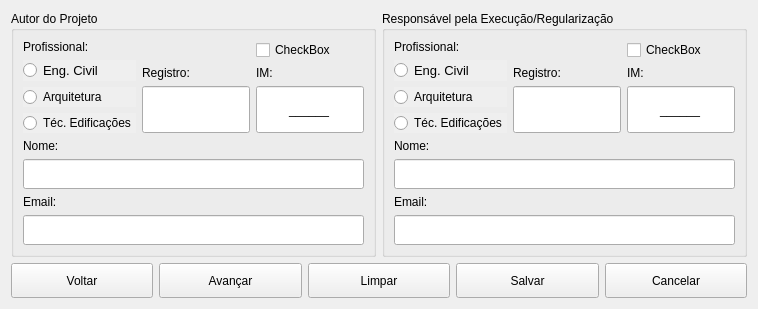
       <widget class="QWidget" name="tabTecnico">
        <attribute name="title">
         <string>Técnico</string>
        </attribute>
        <layout class="QVBoxLayout" name="verticalLayout_6">
         <item>
          <layout class="QVBoxLayout" name="verticalLayout_5">
           <item>
            <layout class="QGridLayout" name="gridLayout_6">
             <item row="0" column="0">
              <widget class="QGroupBox" name="groupBox_6">
               <property name="maximumSize">
                <size>
                 <width>16777215</width>
                 <height>300</height>
                </size>
               </property>
               <property name="sizeIncrement">
                <size>
                 <width>0</width>
                 <height>0</height>
                </size>
               </property>
               <property name="title">
                <string>Autor do Projeto</string>
               </property>
               <layout class="QGridLayout" name="gridLayout_8">
                <item row="0" column="0">
                 <layout class="QGridLayout" name="gridLayout_7" columnminimumwidth="2,2,1">
                  <item row="2" column="0" colspan="3">
                   <layout class="QVBoxLayout" name="verticalLayout_27">
                    <item>
                     <widget class="QLabel" name="labelProjetoNome">
                      <property name="sizePolicy">
                       <sizepolicy hsizetype="Preferred" vsizetype="Fixed">
                        <horstretch>0</horstretch>
                        <verstretch>0</verstretch>
                       </sizepolicy>
                      </property>
                      <property name="text">
                       <string>Nome:</string>
                      </property>
                     </widget>
                    </item>
                    <item>
                     <widget class="QLineEdit" name="lineEditProjetoNome">
                      <property name="sizePolicy">
                       <sizepolicy hsizetype="Expanding" vsizetype="Minimum">
                        <horstretch>0</horstretch>
                        <verstretch>0</verstretch>
                       </sizepolicy>
                      </property>
                      <property name="minimumSize">
                       <size>
                        <width>0</width>
                        <height>30</height>
                       </size>
                      </property>
                      <property name="inputMask">
                       <string/>
                      </property>
                      <property name="placeholderText">
                       <string/>
                      </property>
                     </widget>
                    </item>
                   </layout>
                  </item>
                  <item row="1" column="2">
                   <layout class="QVBoxLayout" name="verticalLayout_28">
                    <item>
                     <widget class="QLabel" name="labelProjetoInscricao">
                      <property name="sizePolicy">
                       <sizepolicy hsizetype="Preferred" vsizetype="Fixed">
                        <horstretch>0</horstretch>
                        <verstretch>0</verstretch>
                       </sizepolicy>
                      </property>
                      <property name="text">
                       <string>IM:</string>
                      </property>
                      <property name="alignment">
                       <set>Qt::AlignLeading|Qt::AlignLeft|Qt::AlignVCenter</set>
                      </property>
                     </widget>
                    </item>
                    <item>
                     <widget class="QLineEdit" name="lineEditProjetoInscricao">
                      <property name="sizePolicy">
                       <sizepolicy hsizetype="Expanding" vsizetype="Minimum">
                        <horstretch>0</horstretch>
                        <verstretch>0</verstretch>
                       </sizepolicy>
                      </property>
                      <property name="minimumSize">
                       <size>
                        <width>0</width>
                        <height>30</height>
                       </size>
                      </property>
                      <property name="inputMask">
                       <string>000000;_</string>
                      </property>
                      <property name="alignment">
                       <set>Qt::AlignCenter</set>
                      </property>
                      <property name="placeholderText">
                       <string/>
                      </property>
                     </widget>
                    </item>
                   </layout>
                  </item>
                  <item row="3" column="0" colspan="3">
                   <layout class="QVBoxLayout" name="verticalLayout_11">
                    <item>
                     <widget class="QLabel" name="labelProjetoEmail">
                      <property name="sizePolicy">
                       <sizepolicy hsizetype="Preferred" vsizetype="Fixed">
                        <horstretch>0</horstretch>
                        <verstretch>0</verstretch>
                       </sizepolicy>
                      </property>
                      <property name="text">
                       <string>Email:</string>
                      </property>
                     </widget>
                    </item>
                    <item>
                     <widget class="QLineEdit" name="lineEditProjetoEmail">
                      <property name="sizePolicy">
                       <sizepolicy hsizetype="Expanding" vsizetype="Minimum">
                        <horstretch>0</horstretch>
                        <verstretch>0</verstretch>
                       </sizepolicy>
                      </property>
                      <property name="minimumSize">
                       <size>
                        <width>0</width>
                        <height>30</height>
                       </size>
                      </property>
                      <property name="inputMask">
                       <string/>
                      </property>
                      <property name="placeholderText">
                       <string/>
                      </property>
                     </widget>
                    </item>
                   </layout>
                  </item>
                  <item row="1" column="1">
                   <layout class="QVBoxLayout" name="verticalLayout_45">
                    <item>
                     <widget class="QLabel" name="labelProjetoRegistro_3">
                      <property name="sizePolicy">
                       <sizepolicy hsizetype="Preferred" vsizetype="Fixed">
                        <horstretch>0</horstretch>
                        <verstretch>0</verstretch>
                       </sizepolicy>
                      </property>
                      <property name="text">
                       <string>Registro:</string>
                      </property>
                      <property name="alignment">
                       <set>Qt::AlignLeading|Qt::AlignLeft|Qt::AlignVCenter</set>
                      </property>
                     </widget>
                    </item>
                    <item>
                     <widget class="QLineEdit" name="lineEditProjetoRegistro_3">
                      <property name="sizePolicy">
                       <sizepolicy hsizetype="Expanding" vsizetype="Minimum">
                        <horstretch>0</horstretch>
                        <verstretch>0</verstretch>
                       </sizepolicy>
                      </property>
                      <property name="minimumSize">
                       <size>
                        <width>0</width>
                        <height>30</height>
                       </size>
                      </property>
                      <property name="maximumSize">
                       <size>
                        <width>16777215</width>
                        <height>16777215</height>
                       </size>
                      </property>
                      <property name="inputMask">
                       <string/>
                      </property>
                      <property name="alignment">
                       <set>Qt::AlignCenter</set>
                      </property>
                      <property name="placeholderText">
                       <string/>
                      </property>
                     </widget>
                    </item>
                   </layout>
                  </item>
                  <item row="0" column="0" rowspan="2">
                   <layout class="QVBoxLayout" name="verticalLayout_30">
                    <item>
                     <widget class="QLabel" name="labelProjetoNome_2">
                      <property name="sizePolicy">
                       <sizepolicy hsizetype="Preferred" vsizetype="Fixed">
                        <horstretch>0</horstretch>
                        <verstretch>0</verstretch>
                       </sizepolicy>
                      </property>
                      <property name="text">
                       <string>Profissional:</string>
                      </property>
                     </widget>
                    </item>
                    <item>
                     <layout class="QVBoxLayout" name="verticalLayout_31">
                      <item>
                       <widget class="QRadioButton" name="radioButtonProjetoEngCivil_2">
                        <property name="font">
                         <font>
                          <family>Arial</family>
                          <pointsize>10</pointsize>
                          <underline>false</underline>
                         </font>
                        </property>
                        <property name="autoFillBackground">
                         <bool>true</bool>
                        </property>
                        <property name="text">
                         <string>Eng. Civil</string>
                        </property>
                       </widget>
                      </item>
                      <item>
                       <widget class="QRadioButton" name="radioButtonProjetoArquitetura_2">
                        <property name="autoFillBackground">
                         <bool>true</bool>
                        </property>
                        <property name="text">
                         <string>Arquitetura</string>
                        </property>
                       </widget>
                      </item>
                      <item>
                       <widget class="QRadioButton" name="radioButtonProjetoEdificacoes_2">
                        <property name="autoFillBackground">
                         <bool>true</bool>
                        </property>
                        <property name="text">
                         <string>Téc. Edificações</string>
                        </property>
                       </widget>
                      </item>
                     </layout>
                    </item>
                   </layout>
                  </item>
                  <item row="0" column="2">
                   <widget class="QCheckBox" name="checkBox">
                    <property name="text">
                     <string>CheckBox</string>
                    </property>
                   </widget>
                  </item>
                 </layout>
                </item>
               </layout>
              </widget>
             </item>
             <item row="0" column="1">
              <widget class="QGroupBox" name="groupBox_7">
               <property name="maximumSize">
                <size>
                 <width>16777215</width>
                 <height>300</height>
                </size>
               </property>
               <property name="title">
                <string>Responsável pela Execução/Regularização</string>
               </property>
               <layout class="QGridLayout" name="gridLayout_10">
                <item row="0" column="0">
                 <layout class="QGridLayout" name="gridLayout_11" columnminimumwidth="2,2,1">
                  <item row="2" column="0" colspan="3">
                   <layout class="QVBoxLayout" name="verticalLayout_41">
                    <item>
                     <widget class="QLabel" name="labelProjetoNome_5">
                      <property name="sizePolicy">
                       <sizepolicy hsizetype="Preferred" vsizetype="Fixed">
                        <horstretch>0</horstretch>
                        <verstretch>0</verstretch>
                       </sizepolicy>
                      </property>
                      <property name="text">
                       <string>Nome:</string>
                      </property>
                     </widget>
                    </item>
                    <item>
                     <widget class="QLineEdit" name="lineEditProjetoNome_3">
                      <property name="sizePolicy">
                       <sizepolicy hsizetype="Expanding" vsizetype="Minimum">
                        <horstretch>0</horstretch>
                        <verstretch>0</verstretch>
                       </sizepolicy>
                      </property>
                      <property name="minimumSize">
                       <size>
                        <width>0</width>
                        <height>30</height>
                       </size>
                      </property>
                      <property name="inputMask">
                       <string/>
                      </property>
                      <property name="placeholderText">
                       <string/>
                      </property>
                     </widget>
                    </item>
                   </layout>
                  </item>
                  <item row="1" column="2">
                   <layout class="QVBoxLayout" name="verticalLayout_42">
                    <item>
                     <widget class="QLabel" name="labelProjetoInscricao_2">
                      <property name="sizePolicy">
                       <sizepolicy hsizetype="Preferred" vsizetype="Fixed">
                        <horstretch>0</horstretch>
                        <verstretch>0</verstretch>
                       </sizepolicy>
                      </property>
                      <property name="text">
                       <string>IM:</string>
                      </property>
                      <property name="alignment">
                       <set>Qt::AlignLeading|Qt::AlignLeft|Qt::AlignVCenter</set>
                      </property>
                     </widget>
                    </item>
                    <item>
                     <widget class="QLineEdit" name="lineEditProjetoInscricao_2">
                      <property name="sizePolicy">
                       <sizepolicy hsizetype="Expanding" vsizetype="Minimum">
                        <horstretch>0</horstretch>
                        <verstretch>0</verstretch>
                       </sizepolicy>
                      </property>
                      <property name="minimumSize">
                       <size>
                        <width>0</width>
                        <height>30</height>
                       </size>
                      </property>
                      <property name="inputMask">
                       <string>000000;_</string>
                      </property>
                      <property name="alignment">
                       <set>Qt::AlignCenter</set>
                      </property>
                      <property name="placeholderText">
                       <string/>
                      </property>
                     </widget>
                    </item>
                   </layout>
                  </item>
                  <item row="3" column="0" colspan="3">
                   <layout class="QVBoxLayout" name="verticalLayout_43">
                    <item>
                     <widget class="QLabel" name="labelProjetoEmail_3">
                      <property name="sizePolicy">
                       <sizepolicy hsizetype="Preferred" vsizetype="Fixed">
                        <horstretch>0</horstretch>
                        <verstretch>0</verstretch>
                       </sizepolicy>
                      </property>
                      <property name="text">
                       <string>Email:</string>
                      </property>
                     </widget>
                    </item>
                    <item>
                     <widget class="QLineEdit" name="lineEditProjetoEmail_3">
                      <property name="sizePolicy">
                       <sizepolicy hsizetype="Expanding" vsizetype="Minimum">
                        <horstretch>0</horstretch>
                        <verstretch>0</verstretch>
                       </sizepolicy>
                      </property>
                      <property name="minimumSize">
                       <size>
                        <width>0</width>
                        <height>30</height>
                       </size>
                      </property>
                      <property name="inputMask">
                       <string/>
                      </property>
                      <property name="placeholderText">
                       <string/>
                      </property>
                     </widget>
                    </item>
                   </layout>
                  </item>
                  <item row="1" column="1">
                   <layout class="QVBoxLayout" name="verticalLayout_46">
                    <item>
                     <widget class="QLabel" name="labelProjetoRegistro_5">
                      <property name="sizePolicy">
                       <sizepolicy hsizetype="Preferred" vsizetype="Fixed">
                        <horstretch>0</horstretch>
                        <verstretch>0</verstretch>
                       </sizepolicy>
                      </property>
                      <property name="text">
                       <string>Registro:</string>
                      </property>
                      <property name="alignment">
                       <set>Qt::AlignLeading|Qt::AlignLeft|Qt::AlignVCenter</set>
                      </property>
                     </widget>
                    </item>
                    <item>
                     <widget class="QLineEdit" name="lineEditProjetoRegistro_5">
                      <property name="sizePolicy">
                       <sizepolicy hsizetype="Expanding" vsizetype="Minimum">
                        <horstretch>0</horstretch>
                        <verstretch>0</verstretch>
                       </sizepolicy>
                      </property>
                      <property name="minimumSize">
                       <size>
                        <width>0</width>
                        <height>30</height>
                       </size>
                      </property>
                      <property name="inputMask">
                       <string/>
                      </property>
                      <property name="alignment">
                       <set>Qt::AlignCenter</set>
                      </property>
                      <property name="placeholderText">
                       <string/>
                      </property>
                     </widget>
                    </item>
                   </layout>
                  </item>
                  <item row="0" column="0" rowspan="2">
                   <layout class="QVBoxLayout" name="verticalLayout_44">
                    <item>
                     <widget class="QLabel" name="labelProjetoNome_6">
                      <property name="sizePolicy">
                       <sizepolicy hsizetype="Preferred" vsizetype="Fixed">
                        <horstretch>0</horstretch>
                        <verstretch>0</verstretch>
                       </sizepolicy>
                      </property>
                      <property name="text">
                       <string>Profissional:</string>
                      </property>
                     </widget>
                    </item>
                    <item>
                     <layout class="QVBoxLayout" name="verticalLayout_47">
                      <item>
                       <widget class="QRadioButton" name="radioButtonProjetoEngCivil_4">
                        <property name="font">
                         <font>
                          <family>Arial</family>
                          <pointsize>10</pointsize>
                          <underline>false</underline>
                         </font>
                        </property>
                        <property name="autoFillBackground">
                         <bool>true</bool>
                        </property>
                        <property name="text">
                         <string>Eng. Civil</string>
                        </property>
                       </widget>
                      </item>
                      <item>
                       <widget class="QRadioButton" name="radioButtonProjetoArquitetura_4">
                        <property name="autoFillBackground">
                         <bool>true</bool>
                        </property>
                        <property name="text">
                         <string>Arquitetura</string>
                        </property>
                       </widget>
                      </item>
                      <item>
                       <widget class="QRadioButton" name="radioButtonProjetoEdificacoes_4">
                        <property name="autoFillBackground">
                         <bool>true</bool>
                        </property>
                        <property name="text">
                         <string>Téc. Edificações</string>
                        </property>
                       </widget>
                      </item>
                     </layout>
                    </item>
                   </layout>
                  </item>
                  <item row="0" column="2">
                   <widget class="QCheckBox" name="checkBox_2">
                    <property name="text">
                     <string>CheckBox</string>
                    </property>
                   </widget>
                  </item>
                 </layout>
                </item>
               </layout>
              </widget>
             </item>
            </layout>
           </item>
           <item>
            <layout class="QHBoxLayout" name="horizontalLayout_3">
             <item>
              <widget class="QPushButton" name="commandLinkVoltarProcesso_5">
               <property name="sizePolicy">
                <sizepolicy hsizetype="Minimum" vsizetype="Minimum">
                 <horstretch>0</horstretch>
                 <verstretch>0</verstretch>
                </sizepolicy>
               </property>
               <property name="minimumSize">
                <size>
                 <width>0</width>
                 <height>35</height>
                </size>
               </property>
               <property name="maximumSize">
                <size>
                 <width>16777215</width>
                 <height>50</height>
                </size>
               </property>
               <property name="text">
                <string>Voltar</string>
               </property>
               <property name="icon">
                <iconset resource="resources.qrc">
                 <normaloff>:/img/icone_voltar.png</normaloff>:/img/icone_voltar.png</iconset>
               </property>
              </widget>
             </item>
             <item>
              <widget class="QPushButton" name="commandLinkAvancarProcesso_5">
               <property name="sizePolicy">
                <sizepolicy hsizetype="Minimum" vsizetype="Minimum">
                 <horstretch>0</horstretch>
                 <verstretch>0</verstretch>
                </sizepolicy>
               </property>
               <property name="minimumSize">
                <size>
                 <width>0</width>
                 <height>35</height>
                </size>
               </property>
               <property name="maximumSize">
                <size>
                 <width>16777215</width>
                 <height>50</height>
                </size>
               </property>
               <property name="text">
                <string>Avançar</string>
               </property>
               <property name="icon">
                <iconset resource="resources.qrc">
                 <normaloff>:/img/icone_avancar.png</normaloff>:/img/icone_avancar.png</iconset>
               </property>
              </widget>
             </item>
             <item>
              <widget class="QPushButton" name="commandLinkLimparProcesso_5">
               <property name="sizePolicy">
                <sizepolicy hsizetype="Minimum" vsizetype="Minimum">
                 <horstretch>0</horstretch>
                 <verstretch>0</verstretch>
                </sizepolicy>
               </property>
               <property name="minimumSize">
                <size>
                 <width>0</width>
                 <height>35</height>
                </size>
               </property>
               <property name="maximumSize">
                <size>
                 <width>16777215</width>
                 <height>50</height>
                </size>
               </property>
               <property name="text">
                <string>Limpar</string>
               </property>
               <property name="icon">
                <iconset resource="resources.qrc">
                 <normaloff>:/img/limpar.png</normaloff>:/img/limpar.png</iconset>
               </property>
              </widget>
             </item>
             <item>
              <widget class="QPushButton" name="commandLinkSalvarProcesso_5">
               <property name="sizePolicy">
                <sizepolicy hsizetype="Minimum" vsizetype="Minimum">
                 <horstretch>0</horstretch>
                 <verstretch>0</verstretch>
                </sizepolicy>
               </property>
               <property name="minimumSize">
                <size>
                 <width>0</width>
                 <height>35</height>
                </size>
               </property>
               <property name="maximumSize">
                <size>
                 <width>16777215</width>
                 <height>50</height>
                </size>
               </property>
               <property name="text">
                <string>Salvar</string>
               </property>
               <property name="icon">
                <iconset resource="resources.qrc">
                 <normaloff>:/img/icone_pin.png</normaloff>:/img/icone_pin.png</iconset>
               </property>
              </widget>
             </item>
             <item>
              <widget class="QPushButton" name="commandLinkCancelarProcesso_5">
               <property name="sizePolicy">
                <sizepolicy hsizetype="Minimum" vsizetype="Minimum">
                 <horstretch>0</horstretch>
                 <verstretch>0</verstretch>
                </sizepolicy>
               </property>
               <property name="minimumSize">
                <size>
                 <width>0</width>
                 <height>35</height>
                </size>
               </property>
               <property name="maximumSize">
                <size>
                 <width>16777215</width>
                 <height>50</height>
                </size>
               </property>
               <property name="text">
                <string>Cancelar</string>
               </property>
               <property name="icon">
                <iconset resource="resources.qrc">
                 <normaloff>:/img/x.png</normaloff>:/img/x.png</iconset>
               </property>
               <property name="checkable">
                <bool>false</bool>
               </property>
               <property name="checked">
                <bool>false</bool>
               </property>
              </widget>
             </item>
            </layout>
           </item>
          </layout>
         </item>
        </layout>
       </widget>
